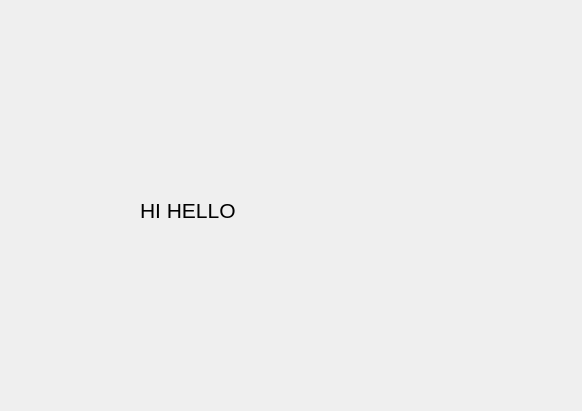
<?xml version="1.0" encoding="UTF-8"?>
<ui version="4.0">
 <class>InfoDialog</class>
 <widget class="QDialog" name="InfoDialog">
  <property name="geometry">
   <rect>
    <x>0</x>
    <y>0</y>
    <width>582</width>
    <height>411</height>
   </rect>
  </property>
  <property name="windowTitle">
   <string>Dialog</string>
  </property>
  <widget class="QLabel" name="label">
   <property name="geometry">
    <rect>
     <x>140</x>
     <y>140</y>
     <width>311</width>
     <height>141</height>
    </rect>
   </property>
   <property name="font">
    <font>
     <pointsize>16</pointsize>
    </font>
   </property>
   <property name="text">
    <string>HI HELLO</string>
   </property>
  </widget>
 </widget>
 <resources/>
 <connections/>
</ui>
